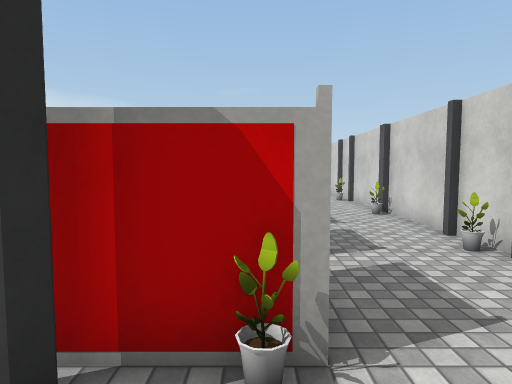
view 1 (above)

24 first-person views from a walk through a Unity game level. The camera is 1.5 m above the floor, tilts 4° down and sees 75° across. The floor is counted in squares, 1 m on a side. Each view is taken from the middle of a square. On the plan, view 1 faces up. The plan holds only what a view shows up to about 15 squares ahead; the rest is blank. The place goes on beyond the plan. Some surface patterns are stand-ins.

view 2
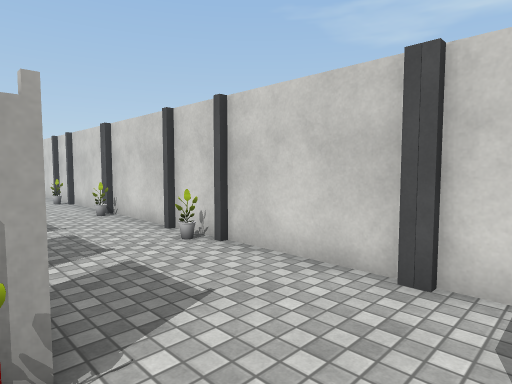

view 3
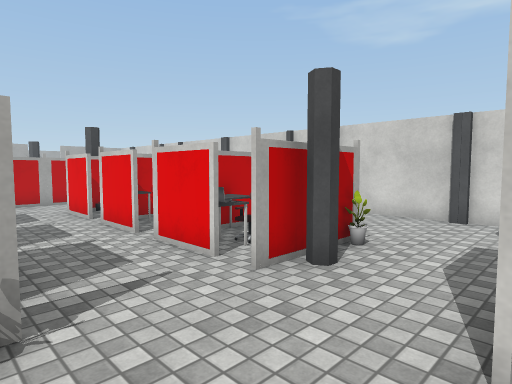

view 4
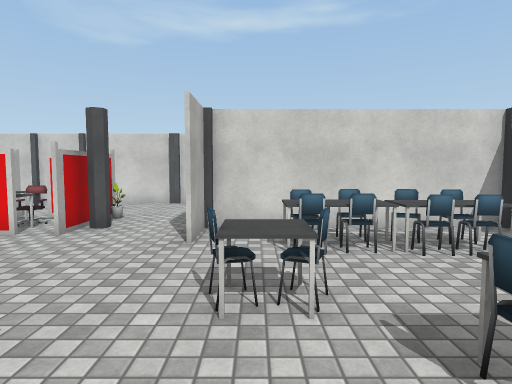

view 5
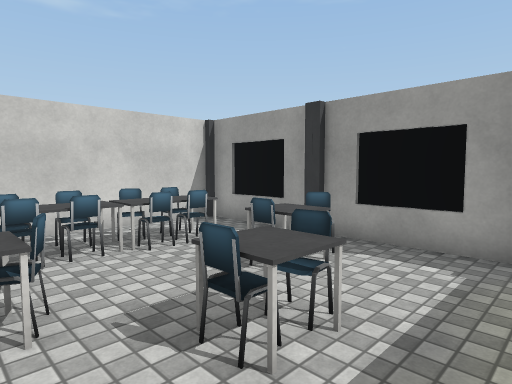

view 6
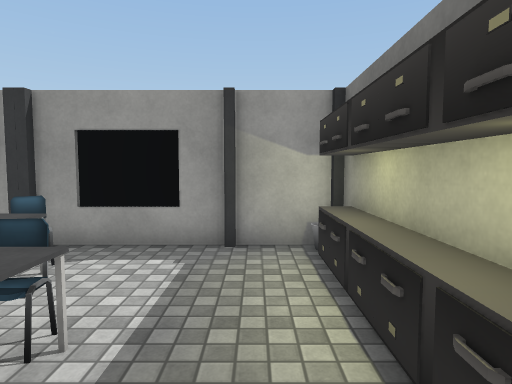

view 7
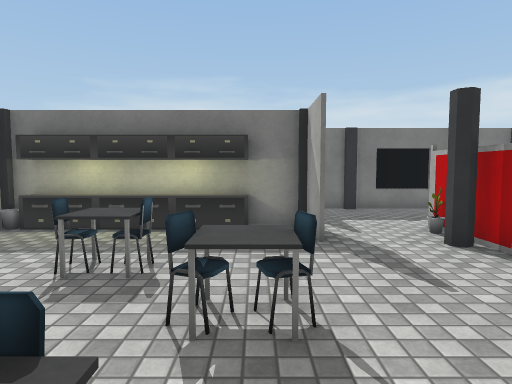

view 8
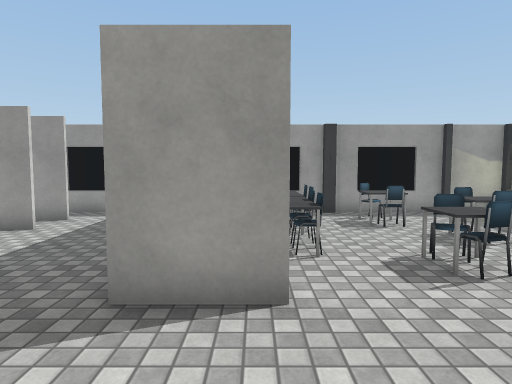

view 9
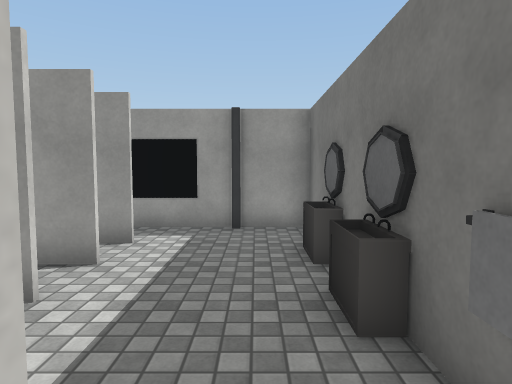

view 10
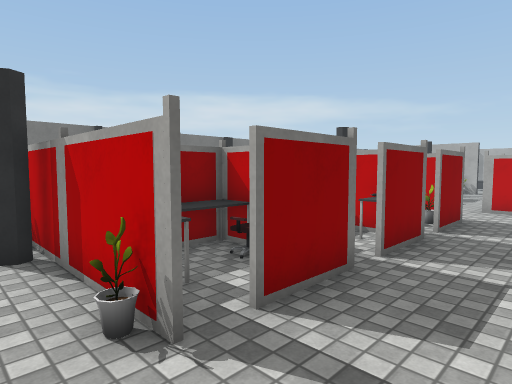

view 11
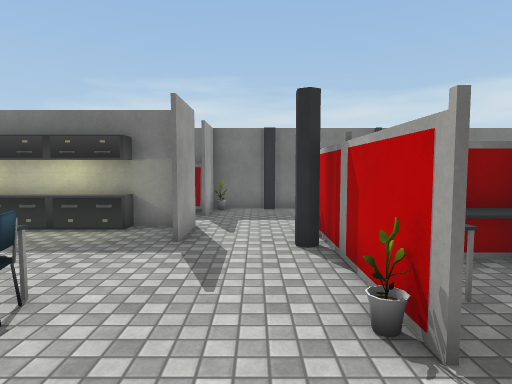

view 12
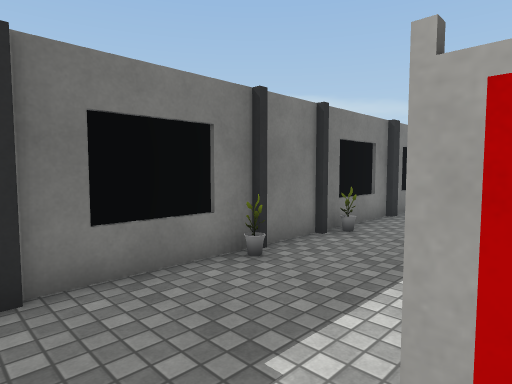

view 13
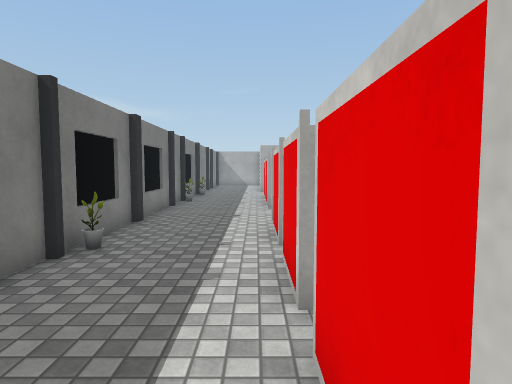

view 14
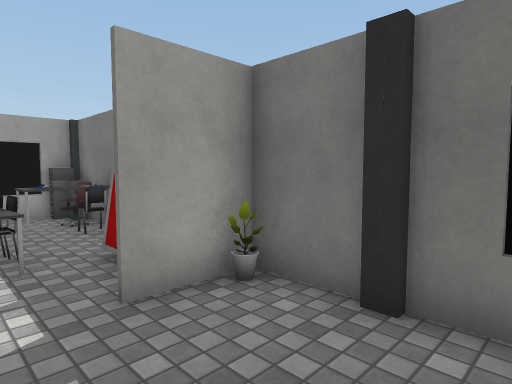

view 15
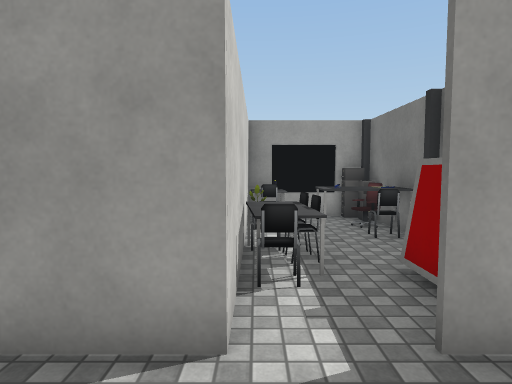

view 16
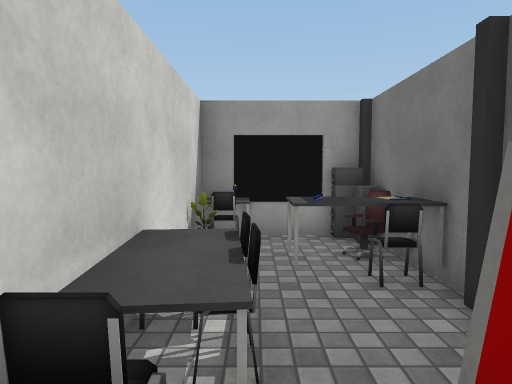

view 17
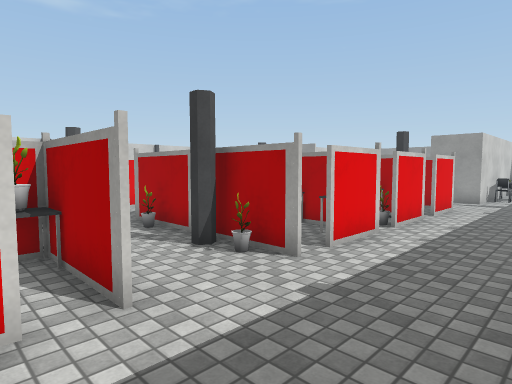

view 18
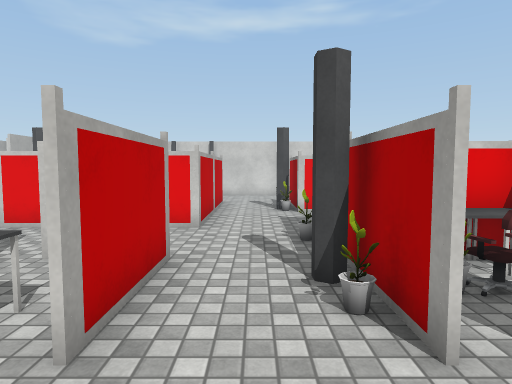

view 19
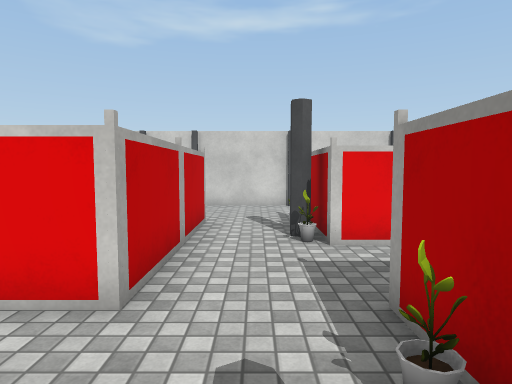

view 20
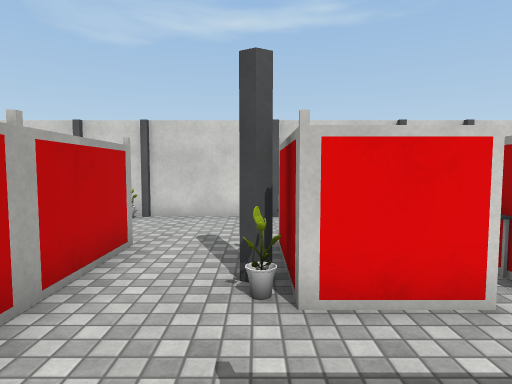

view 21
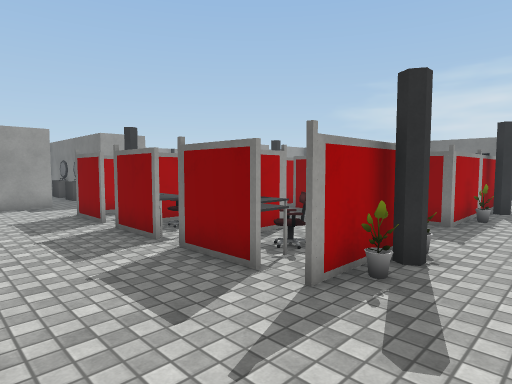

view 22
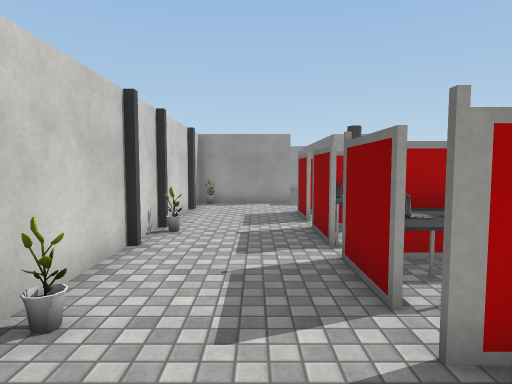

view 23
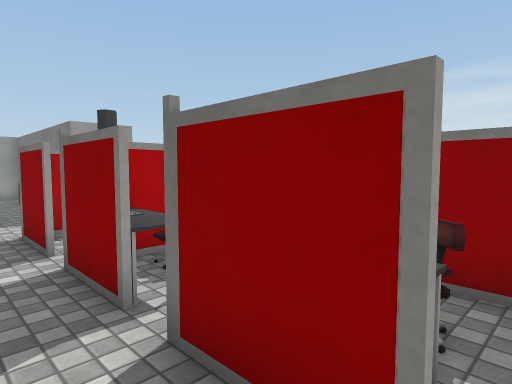

view 24
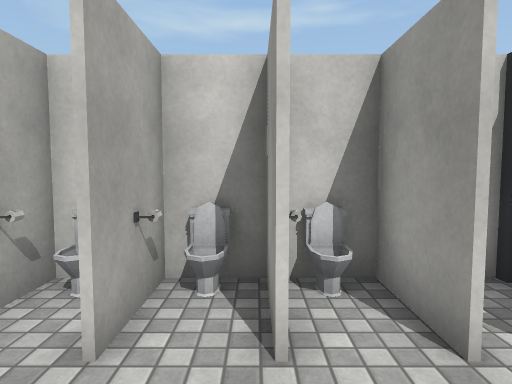

### Floor plan
Points are (right, up) in squares from view 1. A wall is a line through its corners. A room is listed if a view was taken in it or the views show most of it. See-through windows are left out.
Room 1 (views 1, 2, 3, 4, 5, 6, 7, 8, 9, 10, 11, 12, 16, 21, 22, 23, 24)
walls: (-3.4, -0.6) (-1.2, -0.6); (-2.5, -0.7) (-3.4, -0.7); (-5.4, 2.4) (-7.8, 2.4); (-0.5, 2.6) (0.1, 2.6); (-1.5, -1.6) (-1.5, -0.9); (0.4, -0.6) (2.5, -0.6); (-5.4, 4.5) (-5.4, 3.4); (0.5, 4.6) (0.5, 2.4) (-0.5, 2.4); (-2.6, 6.4) (-2.6, 7.5); (-9.4, 2.4) (-10.6, 2.4); (-5.4, 7.5) (-5.4, 6.4); (-9.8, -0.7) (-11.4, -0.7); (-1.4, -6.4) (-1.4, -8.5) (3.5, -8.5); (4.5, -0.5) (4.5, 16.8); (-1.6, 8.6) (-0.4, 8.6); (4.5, -2.3) (3.5, -2.3); (-2.6, 9.4) (-2.6, 10.6); (-11.6, -0.6) (-9.8, -0.6); (-11.7, -2.4) (-11.7, -6.5); (-2.4, 10.5) (-2.4, 9.6); (-5.4, 11.6) (-5.4, 9.4); (-0.4, 11.6) (0.6, 11.6); (-14.2, -0.8) (-14.2, -2.8); (-11.8, -6.5) (-11.8, -2.4); (4.5, -8.4) (4.5, -3.8) (2.5, -3.8); (-11.5, -8.5) (-1.5, -8.5) (-1.5, -6.4); (-15.5, -4.2) (-15.5, -8.5) (-11.8, -8.5); (0.6, 14.4) (-5.6, 14.4)
ways out: opening at (-12.5, -1) to room 2; opening at (-11.5, 0.5) to room 2; opening at (-5, 12.5) to room 3; opening at (-6.8, 5.7); opening at (1, 15)
objects: pillar (-15, -8); chair (-15, -7); table (-15, -6) to (-13, -5); chair (-15, -5); pillar (-15, -4); table (-13, -8) to (-13, -7); chair (-13, -4); chair (-13, -3); pillar (-12, -8); chair (-12, -7); table (-12, -4); chair (-12, -2); pillar (-12, -1); plant (-11, -8); other object (-11, -7) to (-11, -2); pillar (-10, 2) to (-9, 2); pillar (-9, -8); chair (-8, -5); chair (-8, -4); table (-8, 3) to (-7, 3); table (-7, -7) to (-6, -6); chair (-7, -6); table (-7, -2); pillar (-6, -8); chair (-6, -7); chair (-6, -3); chair (-6, -2); table (-6, 9); pillar (-5, -8); table (-4, -7) to (-4, -5); chair (-4, -4); chair (-4, -3); chair (-3, -6); chair (-3, -5); chair (-3, -4); chair (-3, -3); table (-3, 4); pillar (-2, -8); pillar (-2, -1); pillar (-2, 2) to (-1, 2); other object (-2, 4); other object (-2, 8); plant (-2, 12); other object (-1, -6); other object (-1, -5); other object (-1, -4); mirror (-1, -3); rack (-1, -2); other object (-1, 4); table (-1, 5); other object (-1, 6) to (-1, 7); table (-1, 9) to (0, 9); other object (-1, 10); other object (-1, 11); pillar (-1, 12); mirror (0, -6); other object (0, -3); table (0, 6) to (0, 7); laptop (0, 10); plant (0, 12); pillar (1, -8); table (1, 10); toilet (3, -7) to (4, -5); toilet (3, -2); plant (3, 11); pillar (4, -8); toilet (4, -5); toilet (4, -3); other object (4, 0); pillar (4, 1); pillar (4, 2); pillar (4, 5); plant (4, 6); pillar (4, 7); pillar (4, 11); pillar (4, 12); pillar (4, 15); other object (4, 16); other object (4, 17)
Room 2 (views 13, 14, 15, 17, 18)
walls: (-11.6, 9.4) (-11.6, 10.6); (-11.6, 11.6) (-9.5, 11.6); (-11.6, 14.5) (-8.6, 14.5) (-8.6, 16.6); (-11.6, 5.4) (-11.6, 7.6); (-9.4, 14.4) (-11.6, 14.4); (-15.5, 16.9) (-15.5, -0.6) (-13.5, -0.6); (-11.6, 2.4) (-11.6, 4.6)
ways out: opening at (-12.5, -1) to room 1; opening at (-11.5, 0.5) to room 1; opening at (-10.5, 12.5) to room 3; opening at (-8, 17) to room 3; opening at (-11, 8)
objects: plant (-15, 0); pillar (-15, 1); pillar (-15, 2); pillar (-15, 5); pillar (-15, 8); pillar (-15, 11); pillar (-15, 12); pillar (-15, 15); plant (-14, 5); plant (-14, 8); other object (-11, 9); plant (-11, 12); table (-11, 16); pillar (-10, 12) to (-9, 12); plant (-10, 15); table (-9, 15)
Room 3 (views 19, 20)
walls: (-8.4, 14.4) (-9.4, 14.4); (-5.6, 14.4) (-5.6, 15.8); (-7.6, 11.6) (-5.4, 11.6)
ways out: opening at (-5, 12.5) to room 1; opening at (-10.5, 12.5) to room 2; opening at (-8, 17) to room 2
objects: plant (-7, 12)

Where each view was taken, in squares from view 1:
view 1: 0 up, 0 right, facing up
view 2: 0 up, 0 right, facing up-right
view 3: 1 down, 6 left, facing up-right
view 4: 2 down, 10 left, facing right
view 5: 2 down, 10 left, facing down-right
view 6: 2 down, 10 left, facing down
view 7: 2 down, 3 left, facing left
view 8: 3 up, 3 left, facing down
view 9: 0 up, 0 right, facing down
view 10: 1 up, 3 left, facing up-left
view 11: 1 up, 3 left, facing left
view 12: 1 up, 11 left, facing up-left
view 13: 2 up, 12 left, facing up
view 14: 3 up, 12 left, facing down-left
view 15: 2 up, 12 left, facing down
view 16: 1 down, 13 left, facing down
view 17: 16 up, 15 left, facing down-right
view 18: 13 up, 14 left, facing right
view 19: 13 up, 9 left, facing right
view 20: 12 up, 6 left, facing right
view 21: 14 up, 4 right, facing down-left
view 22: 14 up, 2 right, facing down
view 23: 11 up, 2 right, facing down-left
view 24: 5 down, 0 right, facing right
